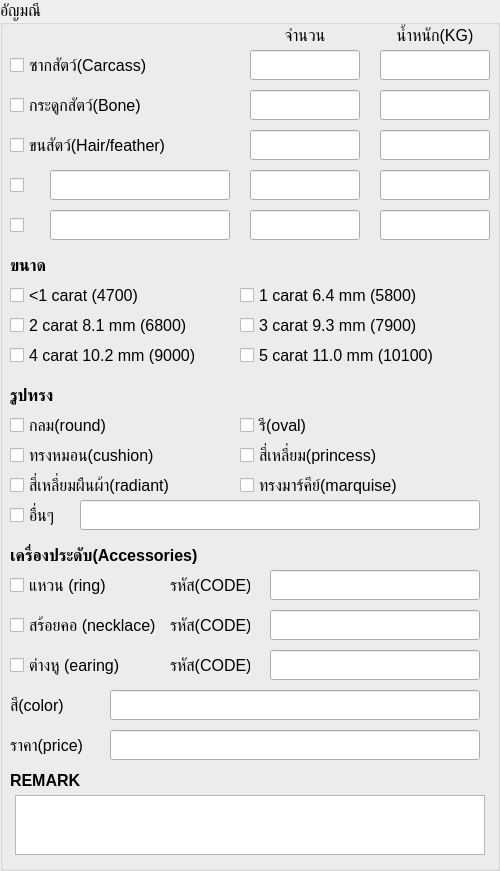
  <widget class="QGroupBox" name="gb_gem">
   <property name="geometry">
    <rect>
     <x>630</x>
     <y>10</y>
     <width>500</width>
     <height>871</height>
    </rect>
   </property>
   <property name="font">
    <font>
     <pointsize>12</pointsize>
    </font>
   </property>
   <property name="title">
    <string>อัญมณี</string>
   </property>
   <widget class="QLabel" name="lb_gem_qty">
    <property name="geometry">
     <rect>
      <x>250</x>
      <y>20</y>
      <width>110</width>
      <height>30</height>
     </rect>
    </property>
    <property name="text">
     <string>จำนวน</string>
    </property>
    <property name="alignment">
     <set>Qt::AlignmentFlag::AlignCenter</set>
    </property>
   </widget>
   <widget class="QLabel" name="lb_gem_w">
    <property name="geometry">
     <rect>
      <x>380</x>
      <y>20</y>
      <width>110</width>
      <height>30</height>
     </rect>
    </property>
    <property name="text">
     <string>น้ำหนัก(KG)</string>
    </property>
    <property name="alignment">
     <set>Qt::AlignmentFlag::AlignCenter</set>
    </property>
   </widget>
   <widget class="QCheckBox" name="cb_gem_carcass">
    <property name="geometry">
     <rect>
      <x>10</x>
      <y>50</y>
      <width>230</width>
      <height>30</height>
     </rect>
    </property>
    <property name="text">
     <string>ซากสัตว์(Carcass)</string>
    </property>
   </widget>
   <widget class="QLineEdit" name="le_gem_carcass_qty">
    <property name="geometry">
     <rect>
      <x>250</x>
      <y>50</y>
      <width>110</width>
      <height>30</height>
     </rect>
    </property>
    <property name="font">
     <font>
      <pointsize>12</pointsize>
     </font>
    </property>
   </widget>
   <widget class="QLineEdit" name="le_gem_carcass_w">
    <property name="geometry">
     <rect>
      <x>380</x>
      <y>50</y>
      <width>110</width>
      <height>30</height>
     </rect>
    </property>
    <property name="font">
     <font>
      <pointsize>12</pointsize>
     </font>
    </property>
   </widget>
   <widget class="QCheckBox" name="cb_gem_bone">
    <property name="geometry">
     <rect>
      <x>10</x>
      <y>90</y>
      <width>230</width>
      <height>30</height>
     </rect>
    </property>
    <property name="text">
     <string>กระดูกสัตว์(Bone)</string>
    </property>
   </widget>
   <widget class="QLineEdit" name="le_gem_bone_qty">
    <property name="geometry">
     <rect>
      <x>250</x>
      <y>90</y>
      <width>110</width>
      <height>30</height>
     </rect>
    </property>
    <property name="font">
     <font>
      <pointsize>12</pointsize>
     </font>
    </property>
   </widget>
   <widget class="QLineEdit" name="le_gem_bone_w">
    <property name="geometry">
     <rect>
      <x>380</x>
      <y>90</y>
      <width>110</width>
      <height>30</height>
     </rect>
    </property>
    <property name="font">
     <font>
      <pointsize>12</pointsize>
     </font>
    </property>
   </widget>
   <widget class="QCheckBox" name="cb_gem_hair">
    <property name="geometry">
     <rect>
      <x>10</x>
      <y>130</y>
      <width>230</width>
      <height>30</height>
     </rect>
    </property>
    <property name="text">
     <string>ขนสัตว์(Hair/feather)</string>
    </property>
   </widget>
   <widget class="QLineEdit" name="le_gem_hair_qty">
    <property name="geometry">
     <rect>
      <x>250</x>
      <y>130</y>
      <width>110</width>
      <height>30</height>
     </rect>
    </property>
    <property name="font">
     <font>
      <pointsize>12</pointsize>
     </font>
    </property>
   </widget>
   <widget class="QLineEdit" name="le_gem_hair_w">
    <property name="geometry">
     <rect>
      <x>380</x>
      <y>130</y>
      <width>110</width>
      <height>30</height>
     </rect>
    </property>
    <property name="font">
     <font>
      <pointsize>12</pointsize>
     </font>
    </property>
   </widget>
   <widget class="QCheckBox" name="cb_gem_other1">
    <property name="geometry">
     <rect>
      <x>10</x>
      <y>170</y>
      <width>20</width>
      <height>30</height>
     </rect>
    </property>
    <property name="text">
     <string/>
    </property>
   </widget>
   <widget class="QLineEdit" name="le_gem_other1_name">
    <property name="geometry">
     <rect>
      <x>50</x>
      <y>170</y>
      <width>180</width>
      <height>30</height>
     </rect>
    </property>
    <property name="minimumSize">
     <size>
      <width>180</width>
      <height>30</height>
     </size>
    </property>
    <property name="maximumSize">
     <size>
      <width>180</width>
      <height>30</height>
     </size>
    </property>
    <property name="font">
     <font>
      <pointsize>12</pointsize>
     </font>
    </property>
   </widget>
   <widget class="QLineEdit" name="le_gem_other1_qty">
    <property name="geometry">
     <rect>
      <x>250</x>
      <y>170</y>
      <width>110</width>
      <height>30</height>
     </rect>
    </property>
    <property name="font">
     <font>
      <pointsize>12</pointsize>
     </font>
    </property>
   </widget>
   <widget class="QLineEdit" name="le_gem_other1_w">
    <property name="geometry">
     <rect>
      <x>380</x>
      <y>170</y>
      <width>110</width>
      <height>30</height>
     </rect>
    </property>
    <property name="font">
     <font>
      <pointsize>12</pointsize>
     </font>
    </property>
   </widget>
   <widget class="QCheckBox" name="cb_gem_other2">
    <property name="geometry">
     <rect>
      <x>10</x>
      <y>210</y>
      <width>20</width>
      <height>30</height>
     </rect>
    </property>
    <property name="text">
     <string/>
    </property>
   </widget>
   <widget class="QLineEdit" name="le_gem_other2_name">
    <property name="geometry">
     <rect>
      <x>50</x>
      <y>210</y>
      <width>180</width>
      <height>30</height>
     </rect>
    </property>
    <property name="minimumSize">
     <size>
      <width>180</width>
      <height>30</height>
     </size>
    </property>
    <property name="maximumSize">
     <size>
      <width>180</width>
      <height>30</height>
     </size>
    </property>
    <property name="font">
     <font>
      <pointsize>12</pointsize>
     </font>
    </property>
   </widget>
   <widget class="QLineEdit" name="le_gem_other2_qty">
    <property name="geometry">
     <rect>
      <x>250</x>
      <y>210</y>
      <width>110</width>
      <height>30</height>
     </rect>
    </property>
    <property name="font">
     <font>
      <pointsize>12</pointsize>
     </font>
    </property>
   </widget>
   <widget class="QLineEdit" name="le_gem_other2_w">
    <property name="geometry">
     <rect>
      <x>380</x>
      <y>210</y>
      <width>110</width>
      <height>30</height>
     </rect>
    </property>
    <property name="font">
     <font>
      <pointsize>12</pointsize>
     </font>
    </property>
   </widget>
   <widget class="QLabel" name="label_size">
    <property name="geometry">
     <rect>
      <x>10</x>
      <y>250</y>
      <width>100</width>
      <height>30</height>
     </rect>
    </property>
    <property name="font">
     <font>
      <pointsize>12</pointsize>
      <bold>true</bold>
     </font>
    </property>
    <property name="text">
     <string>ขนาด</string>
    </property>
   </widget>
   <widget class="QCheckBox" name="cb_size_lt1">
    <property name="geometry">
     <rect>
      <x>10</x>
      <y>280</y>
      <width>220</width>
      <height>30</height>
     </rect>
    </property>
    <property name="font">
     <font>
      <pointsize>12</pointsize>
     </font>
    </property>
    <property name="text">
     <string>&lt;1 carat (4700)</string>
    </property>
   </widget>
   <widget class="QCheckBox" name="cb_size_1c">
    <property name="geometry">
     <rect>
      <x>240</x>
      <y>280</y>
      <width>250</width>
      <height>30</height>
     </rect>
    </property>
    <property name="font">
     <font>
      <pointsize>12</pointsize>
     </font>
    </property>
    <property name="text">
     <string>1 carat 6.4 mm (5800)</string>
    </property>
   </widget>
   <widget class="QCheckBox" name="cb_size_2c">
    <property name="geometry">
     <rect>
      <x>10</x>
      <y>310</y>
      <width>220</width>
      <height>30</height>
     </rect>
    </property>
    <property name="font">
     <font>
      <pointsize>12</pointsize>
     </font>
    </property>
    <property name="text">
     <string>2 carat 8.1 mm (6800)</string>
    </property>
   </widget>
   <widget class="QCheckBox" name="cb_size_3c">
    <property name="geometry">
     <rect>
      <x>240</x>
      <y>310</y>
      <width>250</width>
      <height>30</height>
     </rect>
    </property>
    <property name="font">
     <font>
      <pointsize>12</pointsize>
     </font>
    </property>
    <property name="text">
     <string>3 carat 9.3 mm (7900)</string>
    </property>
   </widget>
   <widget class="QCheckBox" name="cb_size_4c">
    <property name="geometry">
     <rect>
      <x>10</x>
      <y>340</y>
      <width>220</width>
      <height>30</height>
     </rect>
    </property>
    <property name="font">
     <font>
      <pointsize>12</pointsize>
     </font>
    </property>
    <property name="text">
     <string>4 carat 10.2 mm (9000)</string>
    </property>
   </widget>
   <widget class="QCheckBox" name="cb_size_5c">
    <property name="geometry">
     <rect>
      <x>240</x>
      <y>340</y>
      <width>250</width>
      <height>30</height>
     </rect>
    </property>
    <property name="font">
     <font>
      <pointsize>12</pointsize>
     </font>
    </property>
    <property name="text">
     <string>5 carat 11.0 mm (10100)</string>
    </property>
   </widget>
   <widget class="QLabel" name="label_shape">
    <property name="geometry">
     <rect>
      <x>10</x>
      <y>380</y>
      <width>100</width>
      <height>30</height>
     </rect>
    </property>
    <property name="font">
     <font>
      <pointsize>12</pointsize>
      <bold>true</bold>
     </font>
    </property>
    <property name="text">
     <string>รูปทรง</string>
    </property>
   </widget>
   <widget class="QCheckBox" name="cb_shape_round">
    <property name="geometry">
     <rect>
      <x>10</x>
      <y>410</y>
      <width>220</width>
      <height>30</height>
     </rect>
    </property>
    <property name="font">
     <font>
      <pointsize>12</pointsize>
     </font>
    </property>
    <property name="text">
     <string>กลม(round)</string>
    </property>
   </widget>
   <widget class="QCheckBox" name="cb_shape_oval">
    <property name="geometry">
     <rect>
      <x>240</x>
      <y>410</y>
      <width>220</width>
      <height>30</height>
     </rect>
    </property>
    <property name="font">
     <font>
      <pointsize>12</pointsize>
     </font>
    </property>
    <property name="text">
     <string>รี(oval)</string>
    </property>
   </widget>
   <widget class="QCheckBox" name="cb_shape_cushion">
    <property name="geometry">
     <rect>
      <x>10</x>
      <y>440</y>
      <width>220</width>
      <height>30</height>
     </rect>
    </property>
    <property name="font">
     <font>
      <pointsize>12</pointsize>
     </font>
    </property>
    <property name="text">
     <string>ทรงหมอน(cushion)</string>
    </property>
   </widget>
   <widget class="QCheckBox" name="cb_shape_princess">
    <property name="geometry">
     <rect>
      <x>240</x>
      <y>440</y>
      <width>220</width>
      <height>30</height>
     </rect>
    </property>
    <property name="font">
     <font>
      <pointsize>12</pointsize>
     </font>
    </property>
    <property name="text">
     <string>สี่เหลี่ยม(princess)</string>
    </property>
   </widget>
   <widget class="QCheckBox" name="cb_shape_radiant">
    <property name="geometry">
     <rect>
      <x>10</x>
      <y>470</y>
      <width>220</width>
      <height>30</height>
     </rect>
    </property>
    <property name="font">
     <font>
      <pointsize>12</pointsize>
     </font>
    </property>
    <property name="text">
     <string>สี่เหลี่ยมผืนผ้า(radiant)</string>
    </property>
   </widget>
   <widget class="QCheckBox" name="cb_shape_marquise">
    <property name="geometry">
     <rect>
      <x>240</x>
      <y>470</y>
      <width>220</width>
      <height>30</height>
     </rect>
    </property>
    <property name="font">
     <font>
      <pointsize>12</pointsize>
     </font>
    </property>
    <property name="text">
     <string>ทรงมาร์คีย์(marquise)</string>
    </property>
   </widget>
   <widget class="QCheckBox" name="cb_shape_other">
    <property name="geometry">
     <rect>
      <x>10</x>
      <y>500</y>
      <width>60</width>
      <height>30</height>
     </rect>
    </property>
    <property name="font">
     <font>
      <pointsize>12</pointsize>
     </font>
    </property>
    <property name="text">
     <string>อื่นๆ</string>
    </property>
   </widget>
   <widget class="QLineEdit" name="le_shape_other">
    <property name="geometry">
     <rect>
      <x>80</x>
      <y>500</y>
      <width>400</width>
      <height>30</height>
     </rect>
    </property>
    <property name="minimumSize">
     <size>
      <width>400</width>
      <height>30</height>
     </size>
    </property>
    <property name="maximumSize">
     <size>
      <width>400</width>
      <height>30</height>
     </size>
    </property>
    <property name="font">
     <font>
      <pointsize>12</pointsize>
     </font>
    </property>
   </widget>
   <widget class="QLabel" name="label_accessories">
    <property name="geometry">
     <rect>
      <x>10</x>
      <y>540</y>
      <width>250</width>
      <height>30</height>
     </rect>
    </property>
    <property name="font">
     <font>
      <pointsize>12</pointsize>
      <bold>true</bold>
     </font>
    </property>
    <property name="text">
     <string>เครื่องประดับ(Accessories)</string>
    </property>
   </widget>
   <widget class="QCheckBox" name="cb_acc_ring">
    <property name="geometry">
     <rect>
      <x>10</x>
      <y>570</y>
      <width>150</width>
      <height>30</height>
     </rect>
    </property>
    <property name="font">
     <font>
      <pointsize>12</pointsize>
     </font>
    </property>
    <property name="text">
     <string>แหวน (ring)</string>
    </property>
   </widget>
   <widget class="QLabel" name="lb_acc_code1">
    <property name="geometry">
     <rect>
      <x>170</x>
      <y>570</y>
      <width>80</width>
      <height>30</height>
     </rect>
    </property>
    <property name="font">
     <font>
      <pointsize>12</pointsize>
     </font>
    </property>
    <property name="text">
     <string>รหัส(CODE)</string>
    </property>
   </widget>
   <widget class="QLineEdit" name="le_acc_code1">
    <property name="geometry">
     <rect>
      <x>270</x>
      <y>570</y>
      <width>210</width>
      <height>30</height>
     </rect>
    </property>
    <property name="minimumSize">
     <size>
      <width>210</width>
      <height>30</height>
     </size>
    </property>
    <property name="maximumSize">
     <size>
      <width>210</width>
      <height>30</height>
     </size>
    </property>
    <property name="font">
     <font>
      <pointsize>12</pointsize>
     </font>
    </property>
   </widget>
   <widget class="QCheckBox" name="cb_acc_necklace">
    <property name="geometry">
     <rect>
      <x>10</x>
      <y>610</y>
      <width>150</width>
      <height>30</height>
     </rect>
    </property>
    <property name="font">
     <font>
      <pointsize>12</pointsize>
     </font>
    </property>
    <property name="text">
     <string>สร้อยคอ (necklace)</string>
    </property>
   </widget>
   <widget class="QLabel" name="lb_acc_code2">
    <property name="geometry">
     <rect>
      <x>170</x>
      <y>610</y>
      <width>80</width>
      <height>30</height>
     </rect>
    </property>
    <property name="font">
     <font>
      <pointsize>12</pointsize>
     </font>
    </property>
    <property name="text">
     <string>รหัส(CODE)</string>
    </property>
   </widget>
   <widget class="QLineEdit" name="le_acc_code2">
    <property name="geometry">
     <rect>
      <x>270</x>
      <y>610</y>
      <width>210</width>
      <height>30</height>
     </rect>
    </property>
    <property name="minimumSize">
     <size>
      <width>210</width>
      <height>30</height>
     </size>
    </property>
    <property name="maximumSize">
     <size>
      <width>210</width>
      <height>30</height>
     </size>
    </property>
    <property name="font">
     <font>
      <pointsize>12</pointsize>
     </font>
    </property>
   </widget>
   <widget class="QCheckBox" name="cb_acc_earing">
    <property name="geometry">
     <rect>
      <x>10</x>
      <y>650</y>
      <width>150</width>
      <height>30</height>
     </rect>
    </property>
    <property name="font">
     <font>
      <pointsize>12</pointsize>
     </font>
    </property>
    <property name="text">
     <string>ต่างหู (earing)</string>
    </property>
   </widget>
   <widget class="QLabel" name="lb_acc_code3">
    <property name="geometry">
     <rect>
      <x>170</x>
      <y>650</y>
      <width>80</width>
      <height>30</height>
     </rect>
    </property>
    <property name="font">
     <font>
      <pointsize>12</pointsize>
     </font>
    </property>
    <property name="text">
     <string>รหัส(CODE)</string>
    </property>
   </widget>
   <widget class="QLineEdit" name="le_acc_code3">
    <property name="geometry">
     <rect>
      <x>270</x>
      <y>650</y>
      <width>210</width>
      <height>30</height>
     </rect>
    </property>
    <property name="minimumSize">
     <size>
      <width>210</width>
      <height>30</height>
     </size>
    </property>
    <property name="maximumSize">
     <size>
      <width>210</width>
      <height>30</height>
     </size>
    </property>
    <property name="font">
     <font>
      <pointsize>12</pointsize>
     </font>
    </property>
   </widget>
   <widget class="QLabel" name="lb_color">
    <property name="geometry">
     <rect>
      <x>10</x>
      <y>690</y>
      <width>80</width>
      <height>30</height>
     </rect>
    </property>
    <property name="font">
     <font>
      <pointsize>12</pointsize>
     </font>
    </property>
    <property name="text">
     <string>สี(color)</string>
    </property>
   </widget>
   <widget class="QLineEdit" name="le_color">
    <property name="geometry">
     <rect>
      <x>110</x>
      <y>690</y>
      <width>370</width>
      <height>30</height>
     </rect>
    </property>
    <property name="minimumSize">
     <size>
      <width>370</width>
      <height>30</height>
     </size>
    </property>
    <property name="maximumSize">
     <size>
      <width>370</width>
      <height>30</height>
     </size>
    </property>
    <property name="font">
     <font>
      <pointsize>12</pointsize>
     </font>
    </property>
   </widget>
   <widget class="QLabel" name="lb_price">
    <property name="geometry">
     <rect>
      <x>10</x>
      <y>730</y>
      <width>80</width>
      <height>30</height>
     </rect>
    </property>
    <property name="font">
     <font>
      <pointsize>12</pointsize>
     </font>
    </property>
    <property name="text">
     <string>ราคา(price)</string>
    </property>
   </widget>
   <widget class="QLineEdit" name="le_price">
    <property name="geometry">
     <rect>
      <x>110</x>
      <y>730</y>
      <width>370</width>
      <height>30</height>
     </rect>
    </property>
    <property name="minimumSize">
     <size>
      <width>370</width>
      <height>30</height>
     </size>
    </property>
    <property name="maximumSize">
     <size>
      <width>370</width>
      <height>30</height>
     </size>
    </property>
    <property name="font">
     <font>
      <pointsize>12</pointsize>
     </font>
    </property>
   </widget>
   <widget class="QLabel" name="label_remark_gem">
    <property name="geometry">
     <rect>
      <x>10</x>
      <y>770</y>
      <width>80</width>
      <height>20</height>
     </rect>
    </property>
    <property name="font">
     <font>
      <pointsize>12</pointsize>
      <bold>true</bold>
     </font>
    </property>
    <property name="text">
     <string>REMARK</string>
    </property>
   </widget>
   <widget class="QPlainTextEdit" name="pte_remark_gem">
    <property name="geometry">
     <rect>
      <x>15</x>
      <y>795</y>
      <width>470</width>
      <height>60</height>
     </rect>
    </property>
    <property name="minimumSize">
     <size>
      <width>470</width>
      <height>60</height>
     </size>
    </property>
    <property name="maximumSize">
     <size>
      <width>470</width>
      <height>60</height>
     </size>
    </property>
    <property name="font">
     <font>
      <pointsize>12</pointsize>
     </font>
    </property>
   </widget>
  </widget>
